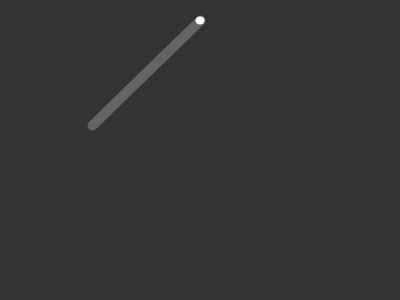
Frame 1 (no input)
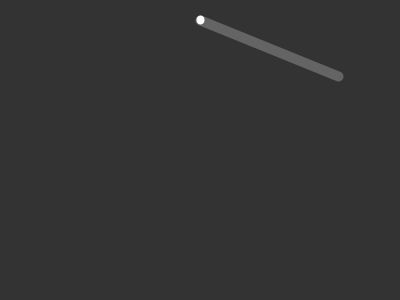
Frame 60 (the mouse pressed at the canvas centre just before this capture)
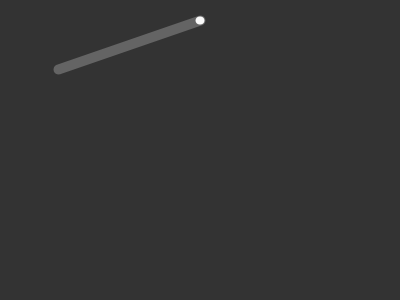
Frame 120 (the mouse held since frame 60 and released just before this capture)

The Processing sketch that drew these frames (run headless with seeded random() and noise(); from frame 60 on, the mouse is pressed at the canvas centre):

// Processing sketch: sketch_08_pendulum
// ── sketch_08_pendulum.pde
float period = 2;
float amplitude = 90;

void setup()
{
  // set up window
  size(400,300);
}

void draw()
{
  // set background
  background(#333333);
  //position pendulum
  translate(width/2,20);
  float angle = motion();
  rotate(angle);
  pendulum();
}

void pendulum()
{
 // draw pendulum
 stroke(100);
 strokeWeight(10);
 line(0,0,0,150);
 stroke(250);
 strokeWeight(8);
 point(0,0);
}
  
float motion()
{
  // control motion using PHYSICS!!! 
  float time = norm(millis(),0,1000);
  float fraction = norm(time,0,period);
  float shm = sin(fraction*TWO_PI);
  float angle = shm*amplitude;
  return radians(angle);
}
